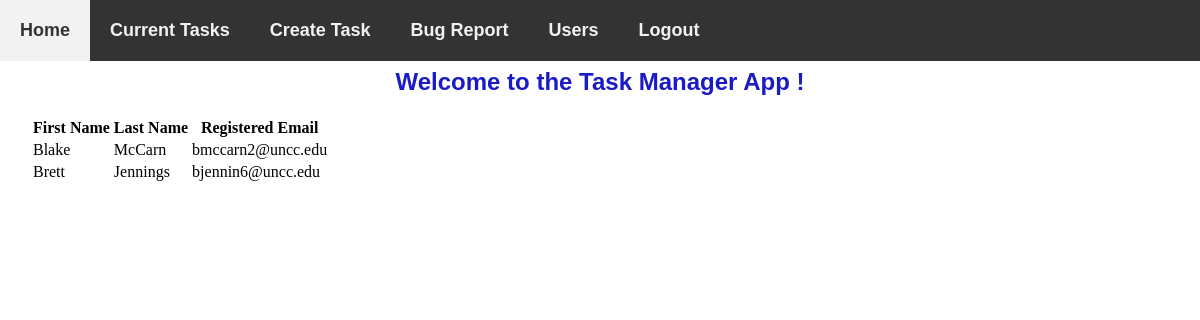
Page /users (signed in) on the earlier database version.
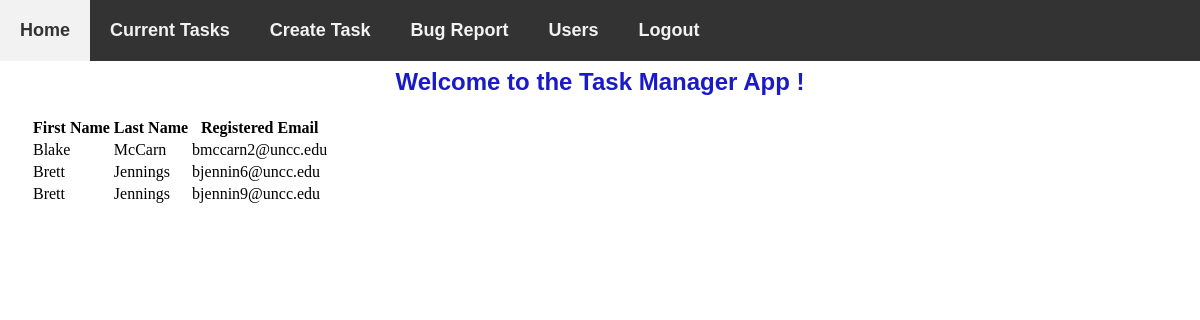
Same page on the later database version.
### models.py (models this page shows, shortened)
class User(db.Model):
    id = db.Column("id", db.Integer, primary_key=True)
    first_name = db.Column("first_name", db.String(100))
    last_name = db.Column("last_name", db.String(100))
    email = db.Column("email", db.String(100))
    password = db.Column(db.String(255), nullable=False)
    registered_on = db.Column(db.DateTime, nullable=False)
    notes = db.relationship("Note", backref="user", lazy=True)
    comments = db.relationship("Comment", backref="user", lazy=True)

### flask06.py (the view)
@app.route('/users')
def get_users():
    if session.get('user'):
        users = db.session.query(User).all()
        return render_template('users.html', users=users)
    else:
        return redirect(url_for('login'))

### templates/users.html (shortened to what this page needs)
<!DOCTYPE html>
<html lang="en">
    <head>
        <link rel="stylesheet" href="{{ url_for('static', filename='main.css') }}">
    </head>
    <body>
        <header id="navbar">
            <nav>
                <a href="{{ url_for('index')}}"> Home</a>
                <a href="{{ url_for('get_notes') }}">Current Tasks</a>
                <a href="{{ url_for('new_note') }}">Create Task</a>
                <a href="{{ url_for('form') }}">Bug Report</a>
                <a href="{{ url_for('get_users') }}">Users</a>
                <a href="{{ url_for('logout') }}">Logout</a>
            </nav>
        </header>
        <section id="content">
            <br>
            <h1>Welcome to the Task Manager App {{user}}!</h1>
            <table>
                <tr>
                  <th>First Name</th>
                  <th>Last Name</th>
                  <th>Registered Email</th>
                  {% for user in users %}
                    <tr>
                        <td>{{user.first_name}}</td>
                        <td>{{user.last_name}}</td>
                        <td>{{user.email}}</td>
                </tr>
                {% endfor %}
              </table>

### static/main.css (style rules this page uses)
body { margin: 0; }
body section { padding: 30px 30px 30px 30px; }
h1 { color: rgb(26, 26, 199); font-family: 'Trebuchet MS', 'Lucida Sans Unicode', 'Lucida Grande', 'Lucida Sans', Arial, sans-serif; text-align: center; }
#navbar { overflow: hidden; background-color: #333; margin: 0; position: fixed; top: 0; width: 100%; }
#navbar a { float: left; display: block; color: #f2f2f2; padding: 20px; text-decoration: none; }
header { font-family: 'Trebuchet MS', 'Lucida Sans Unicode', 'Lucida Grande', 'Lucida Sans', Arial, sans-serif; font-size: large; font-weight: bold; text-align: center; }

Differences in the rows shown:
added User: first_name "Brett", last_name "Jennings", email "bjennin9@uncc.edu"
